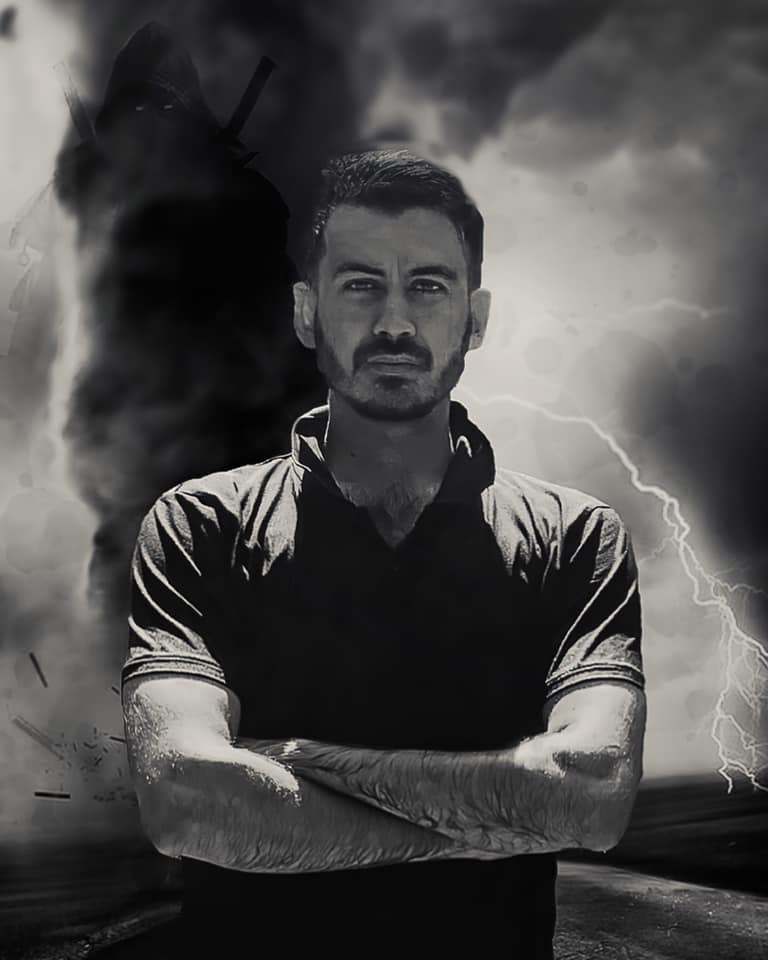
#> input picture original.png, 768 x 960 px
$ jupyter execute 'Assignment 01.ipynb'   (shell and % lines are left out)
#> lines starting #> are read from the running program, lines starting #| are printed output that depends on the picture; after the words box and inside, x2 and y2 are one past the last pixel; in counts of white or black regions, pixels touching at a corner belong together
# Basic Image Processing Operations using OpenCV and NumPy

[cell 1]
import cv2
import numpy as np
import matplotlib.pyplot as plt

## Attempt to load the image in grayscale mode

[cell 2]
try:
    image = cv2.imread('original.png', cv2.IMREAD_GRAYSCALE)
#> image: shape (960, 768); min 0, max 255, mean 74.5
    if image is None:
        raise FileNotFoundError
except:
    print("Input image not found. Generating a synthetic gradient image.")
    image = np.linspace(0, 255, 256).astype(np.uint8)
    image = np.tile(image, (256, 1))
plt.imshow(image, cmap='gray')
plt.title('Original Image')
plt.axis('off')
plt.show()

## Reduce image intensity levels to n levels (power of 2)

[cell 3]
def reduce_intensity_levels(image, n):
    img_float = image.astype(np.float32) / 255.0
    idx = np.round(img_float * (n - 1)).astype(np.int32)
    reduced = (idx * 255.0 / (n - 1)).astype(np.uint8)
    return reduced

n_values = [2, 4, 8, 16, 32, 64, 128, 256]
plt.figure(figsize=(12, 8))
plt.subplot(3, 3, 1)
plt.imshow(image, cmap='gray')
plt.title('Original')
plt.axis('off')

for i, n in enumerate(n_values, 2):
    reduced = reduce_intensity_levels(image, n)
    plt.subplot(3, 3, i)
    plt.imshow(reduced, cmap='gray')
    plt.title(f'n={n}')
    plt.axis('off')
    cv2.imwrite(f'reduced_{n}.png', reduced)
#> this loop made 8 passes
#> pass 1, in reduce_intensity_levels, `idx = np.round(img_float * (n - 1)).astype(np.int32)`:
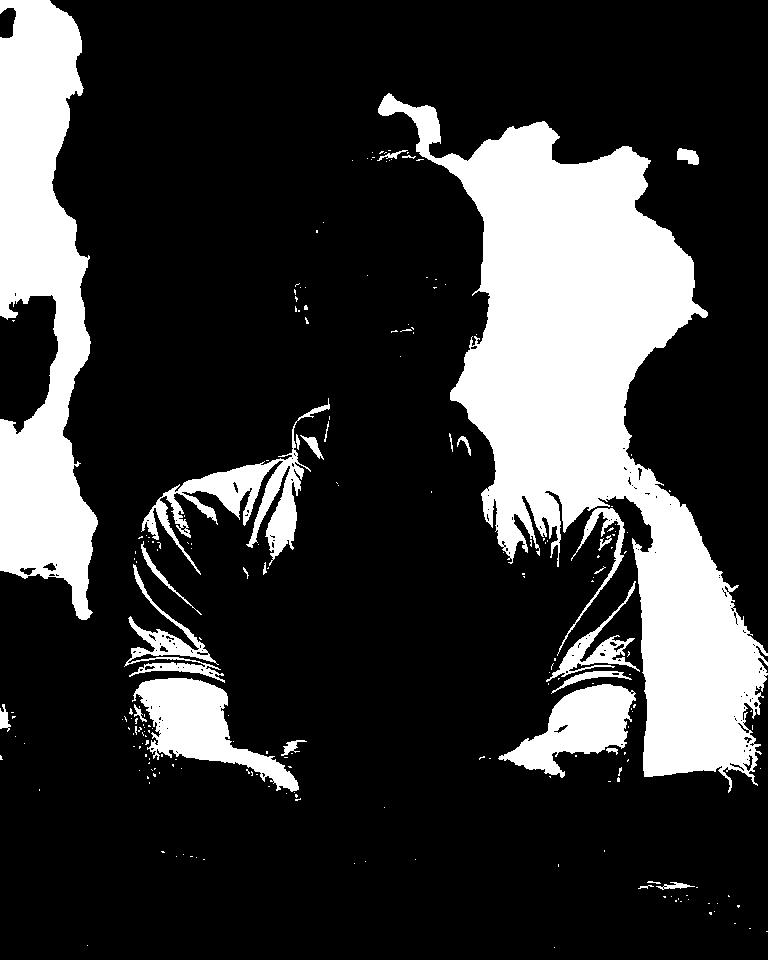
#> idx: shape (960, 768) int32; values 0 (black) and 1 (white), 21.8% white; 220 white regions (191 under 20 px), largest, box (x1, y1, x2, y2) and area: (378, 93, 768, 793) 94200, (0, 0, 98, 620) 37975, (132, 678, 299, 792) 7334
#> pass 2, in reduce_intensity_levels (call 2), `idx = np.round(img_float * (n - 1)).astype(np.int32)`:
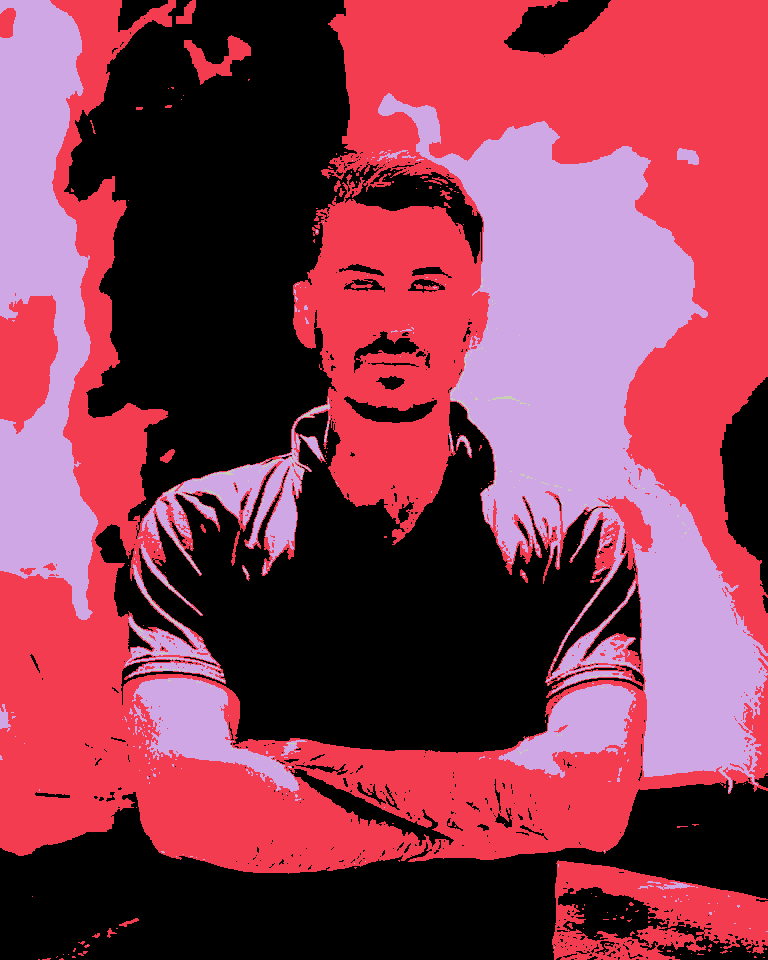
#> idx: shape (960, 768) int32; 4 distinct labels, from 0 to 3; one colour per label, 0 black

plt.tight_layout()
plt.show()
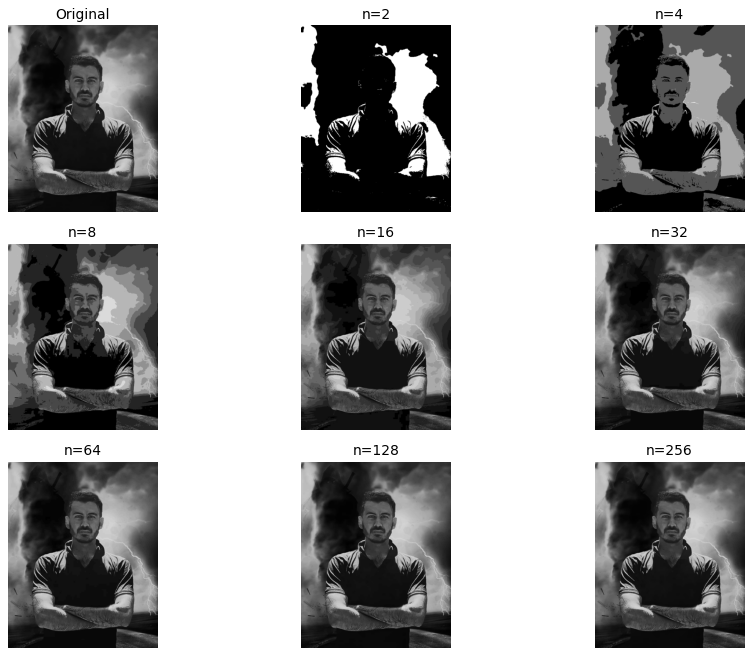
#> figure drawn by matplotlib, 9 panels

## Spatial Averaging of Images Using Mean Filters with Varying Kernel Sizes

[cell 4]
kernel_sizes = [3, 10, 20]
plt.figure(figsize=(12, 4))
plt.subplot(1, 4, 1)
plt.imshow(image, cmap='gray')
plt.title('Original')
plt.axis('off')

for i, k in enumerate(kernel_sizes, 2):
    blurred = cv2.blur(image, (k, k))
    plt.subplot(1, 4, i)
    plt.imshow(blurred, cmap='gray')
    plt.title(f'{k}x{k}')
    plt.axis('off')
    cv2.imwrite(f'blurred_{k}x{k}.png', blurred)
#> this loop made 3 passes
#> pass 3, `blurred = cv2.blur(image, (k, k))`:
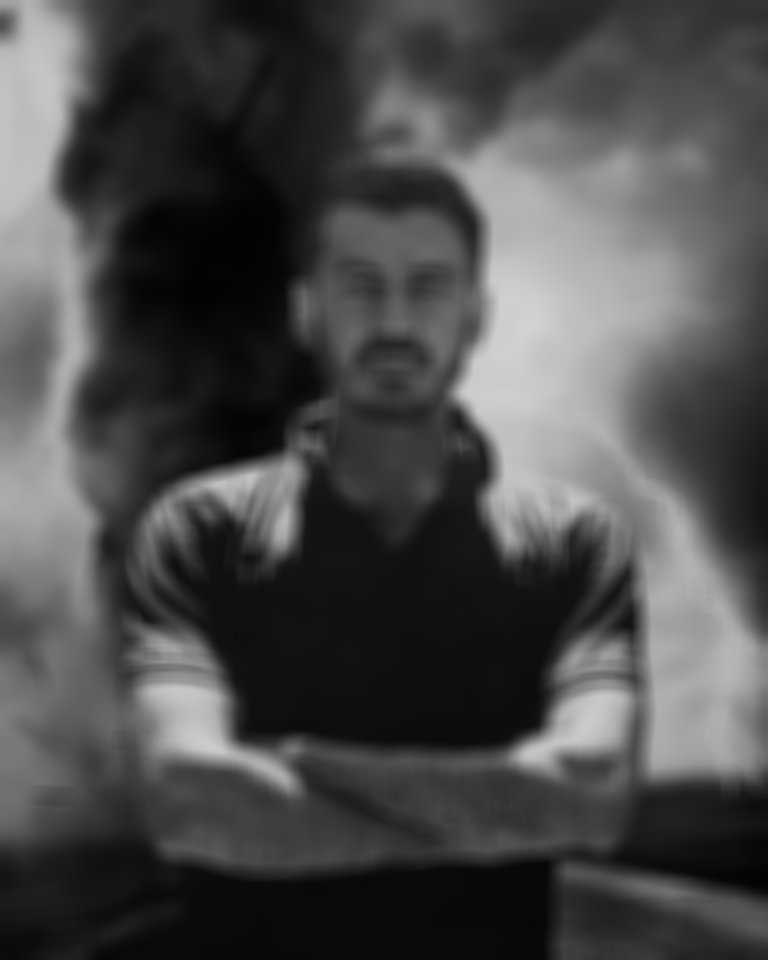
#> blurred: shape (960, 768); min 2, max 210, mean 74.6

plt.tight_layout()
plt.show()

## Image Rotation Using OpenCV

[cell 5]
plt.figure(figsize=(12, 4))
plt.subplot(1, 3, 1)
plt.imshow(image, cmap='gray')
plt.title('Original')
plt.axis('off')

# 90-degree rotation
rotated_90 = cv2.rotate(image, cv2.ROTATE_90_CLOCKWISE)
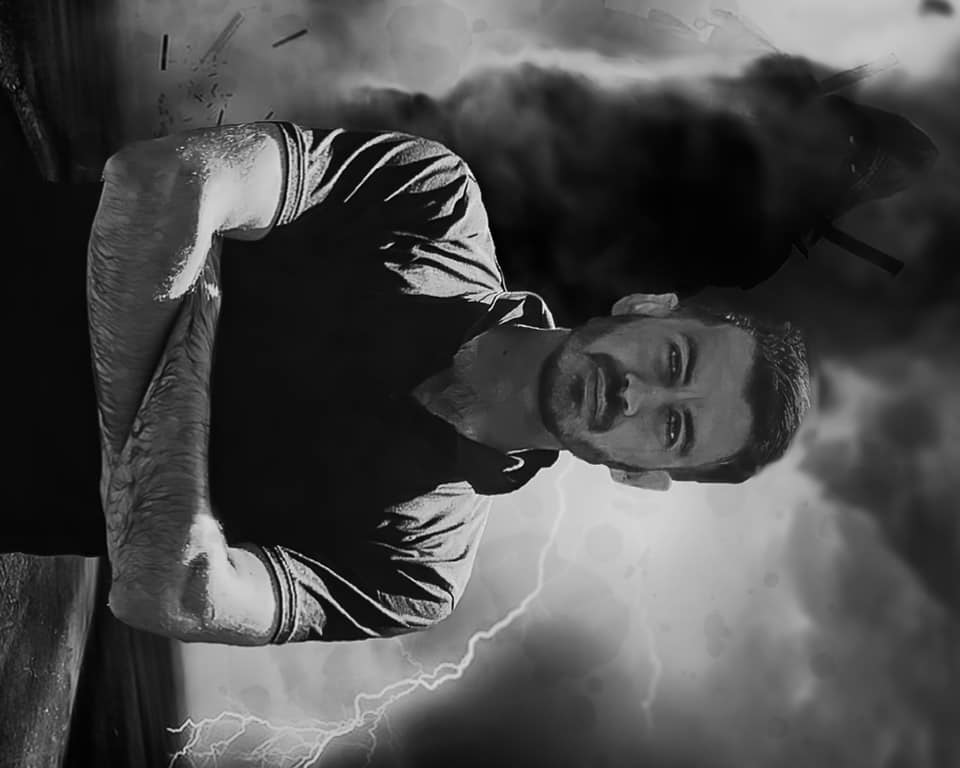
#> rotated_90: shape (768, 960); min 0, max 255, mean 74.5
plt.subplot(1, 3, 2)
plt.imshow(rotated_90, cmap='gray')
plt.title('90°')
plt.axis('off')
cv2.imwrite('rotated_90.png', rotated_90)

# 45-degree rotation
h, w = image.shape[:2]
#> h = 960; w = 768
center = (w // 2, h // 2)
#> center = (384, 480)
M = cv2.getRotationMatrix2D(center, 45, 1.0)
#> M = [[0.707, 0.707, -226.9], [-0.707, 0.707, 412.1]]
rotated_45 = cv2.warpAffine(image, M, (w, h))
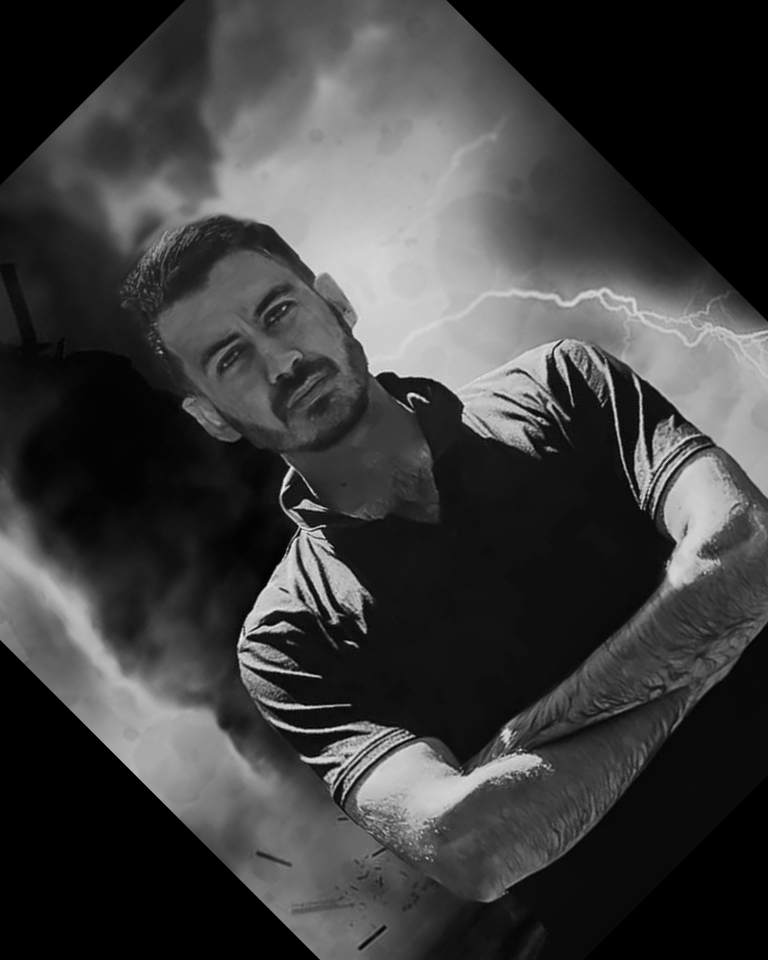
#> rotated_45: shape (960, 768); min 0, max 249, mean 61.8
plt.subplot(1, 3, 3)
plt.imshow(rotated_45, cmap='gray')
plt.title('45°')
plt.axis('off')
cv2.imwrite('rotated_45.png', rotated_45)

plt.tight_layout()
plt.show()

## Spatial Resolution Reduction Using Non-Overlapping Block Averaging

[cell 6]
def block_average(image, block_size):
    result = image.copy()
    h, w = image.shape
    for i in range(0, h - block_size + 1, block_size):
        for j in range(0, w - block_size + 1, block_size):
            block = image[i:i+block_size, j:j+block_size]
            avg = np.round(np.mean(block)).astype(np.uint8)
            result[i:i+block_size, j:j+block_size] = avg
    return result

block_sizes = [3, 5, 7]
plt.figure(figsize=(12, 4))
plt.subplot(1, 4, 1)
plt.imshow(image, cmap='gray')
plt.title('Original')
plt.axis('off')

for i, b in enumerate(block_sizes, 2):
    averaged = block_average(image, b)
    plt.subplot(1, 4, i)
    plt.imshow(averaged, cmap='gray')
    plt.title(f'{b}x{b}')
    plt.axis('off')
    cv2.imwrite(f'block_averaged_{b}x{b}.png', averaged)

plt.tight_layout()
plt.show()
